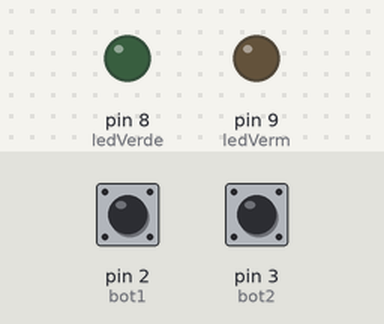
The sketch below on a simulated Arduino Uno, built with avr-gcc and run on an emulated ATmega328P. Shown: output pins drawn as LEDs (lit = HIGH). Inputs (shaded band) come from the test bench; at power-on: pin 2 (bot1) HIGH, pin 3 (bot2) LOW.

Above: at 1.2 s.
1.3 s: pin 2 (bot1) pulled LOW for 0.15 s
At 2.3 s:
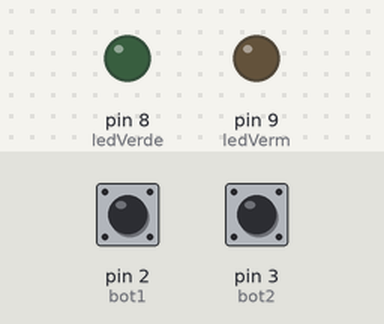
3.0 s: pin 3 (bot2) pulled HIGH for 0.15 s
At 3.6 s:
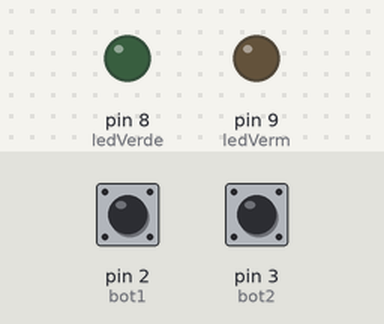
4.7 s: pin 2 (bot1) pulled LOW for 1 s
At 5.0 s:
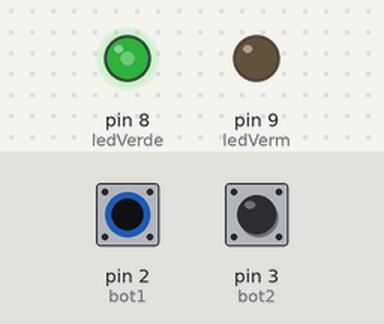
7.2 s: pin 3 (bot2) pulled HIGH for 1 s
At 8.0 s:
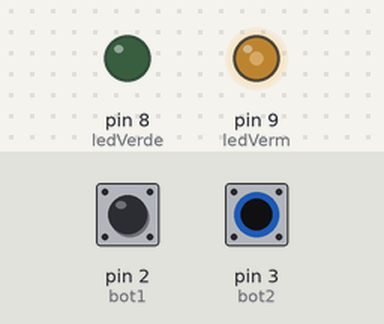
9.7 s: pin 3 (bot2) pulled HIGH for 3.2 s
At 13.7 s:
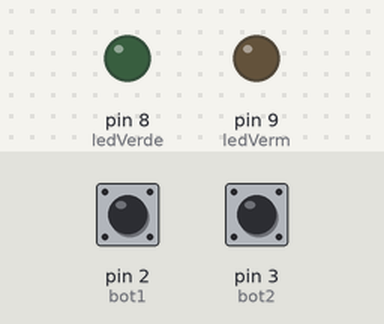
14.4 s: pin 2 (bot1) pulled LOW for 3.2 s
At 14.8 s:
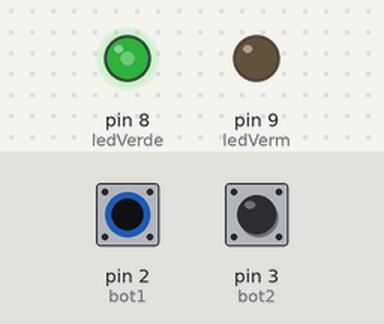
Timing chart, 0 to 19.1 s (numbered marks = the images above; inputs shaded):
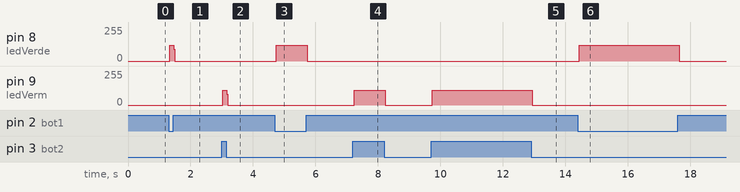

Measured:
- after the input at 1.3 s, pin 8 (ledVerde): 0/255 → 120/255 at once, → 0/255 0.12 s later
- after the input at 3.0 s, pin 9 (ledVerm): 0/255 → 109/255 at once, → 0/255 0.12 s later
- after the input at 4.7 s, pin 8 (ledVerde): 0/255 → 120/255 at once, → 0/255 1.0 s later
- after the input at 7.2 s, pin 9 (ledVerm): 0/255 → 109/255 at once, → 0/255 1.0 s later
- after the input at 9.7 s, pin 9 (ledVerm): 0/255 → 109/255 at once, → 0/255 3.2 s later
- after the input at 14.4 s, pin 8 (ledVerde): 0/255 → 120/255 at once, → 0/255 3.2 s later

The sketch:

Lab-01-GPIO_-_Hello-LED.ino
```cpp
int ledVerde = 8;
int ledVerm = 9;
int bot1 = 2;
int bot2 = 3;
int val1 = 1;
int val2 = 0;


void setup() {
  // put your setup code here, to run once:
  pinMode(ledVerde, OUTPUT);
  pinMode(ledVerm, OUTPUT);
  pinMode(bot1, INPUT);
  pinMode(bot2, INPUT);

}

void loop() {
  // put your main code here, to run repeatedly:
  digitalWrite(ledVerde, LOW);
  digitalWrite(ledVerm, LOW);

  val1 = digitalRead(bot1);
  if(val1 == 0){
    digitalWrite(ledVerde,HIGH);
  }

  val2 = digitalRead(bot2);

  if(val2 == 1){
    digitalWrite(ledVerm, HIGH);
  }


}
```
